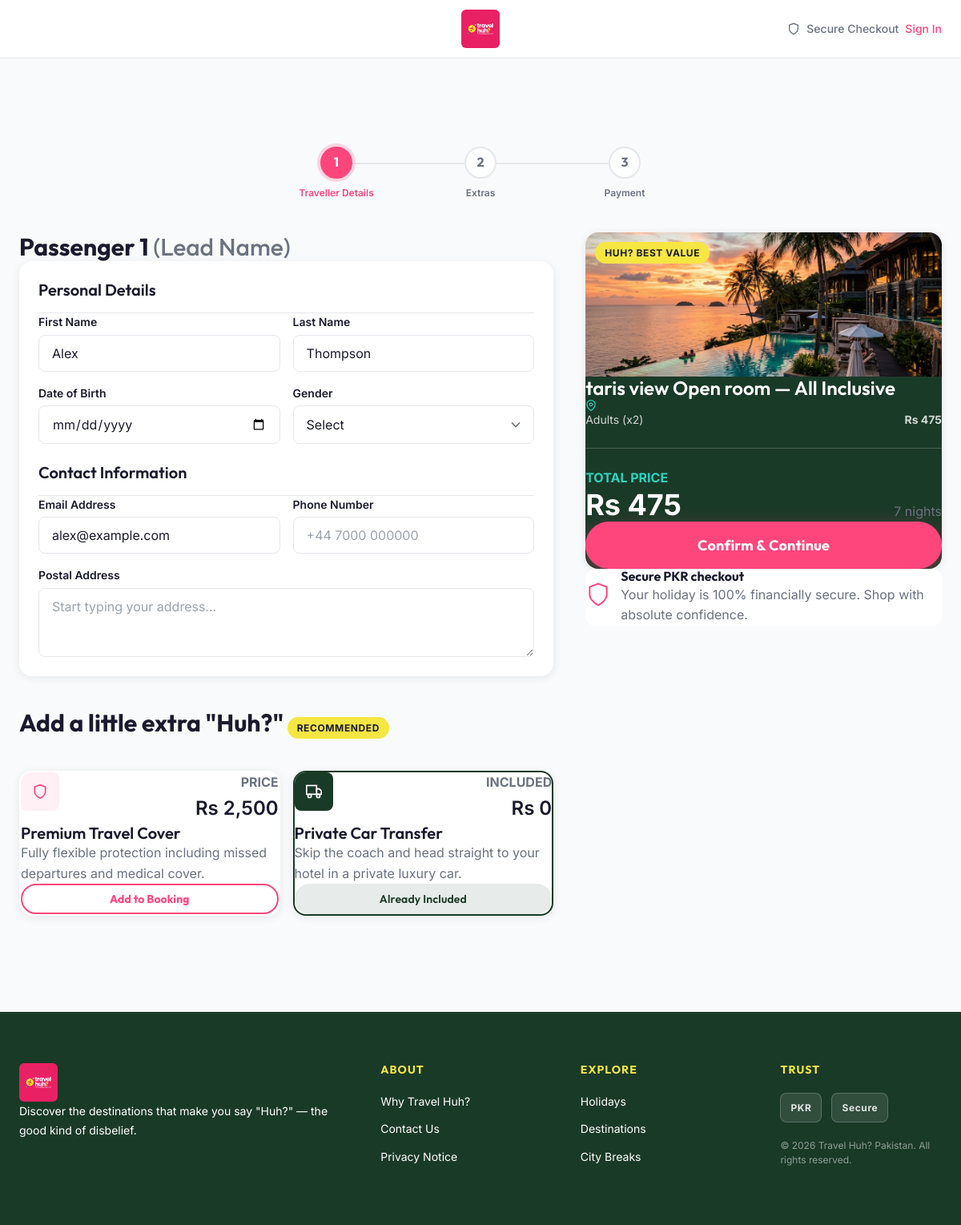
/checkout/?check_in=2026-07-15&check_out=2026-07-22&guests=2&room_id=4, run on the app's committed database.
### travel/models.py (models this page shows, shortened)
class PhotoMixin:
    def get_image_url(self):
        photo = getattr(self, 'photo', None)
        if photo:
            return photo.url
        legacy = getattr(self, 'image', '') or ''
        if legacy:
            return staticfiles_storage.url(legacy)
        return staticfiles_storage.url('images/hotel-room.jpg')
    @property
    def image_url(self):
        return self.get_image_url()

class Room(PhotoMixin, models.Model):
    BED_TYPES = [
        ('Single', 'Single/twin'),
        ('Double', 'Double'),
        ('King', 'King'),
        ('Queen', 'Queen'),
        ('Bunk', 'Bunk bed'),
    ]
    hotel = models.ForeignKey(Hotel, related_name='rooms', on_delete=models.CASCADE)
    name = models.CharField(max_length=160)
    image = models.CharField(max_length=255, blank=True)
    photo = models.ImageField(upload_to='rooms/', blank=True)
    board_basis = models.CharField(max_length=80)
    price_per_person = models.DecimalField(max_digits=8, decimal_places=2)
    max_guests = models.PositiveIntegerField(default=2)
    features = models.JSONField(default=list, blank=True)
    room_offers = models.JSONField(default=list, blank=True)
    room_amenities = models.JSONField(default=list, blank=True)
    bed_type = models.CharField(max_length=50, choices=BED_TYPES, default='Double')
    number_of_bedrooms = models.PositiveIntegerField(default=1)
    kids_stay_free = models.BooleanField(default=False)

class Hotel(PhotoMixin, models.Model):
    PROPERTY_TYPES = [
        ('Hotel', 'Hotel'),
        ('Guesthouse', 'Guesthouse/bed and breakfast'),
        ('Apartment', 'Entire homes & apartments'),
        ('Flat', 'Apartment/Flat'),
        ('Resort', 'Resort'),
        ('Hostel', 'Hostel'),
        ('Homestay', 'Homestay'),
        ('House', 'Entire House'),
        ('HolidayPark', 'Holiday park/caravan park'),
    ]
    name = models.CharField(max_length=160)
    slug = models.SlugField(unique=True)
    owner = models.ForeignKey(User, on_delete=models.CASCADE, related_name='hotels', null=True, blank=True)
    destination = models.ForeignKey(Destination, related_name='hotels', on_delete=models.PROTECT, null=True, blank=True)
    image = models.CharField(max_length=255, blank=True)
    photo = models.ImageField(upload_to='hotels/', blank=True)
    rating = models.DecimalField(max_digits=2, decimal_places=1, default=5.0)
    price_per_person = models.DecimalField(max_digits=8, decimal_places=2)
    board_basis = models.CharField(max_length=80)
    facilities = models.JSONField(default=list)
    latitude = models.DecimalField(max_digits=9, decimal_places=6, null=True, blank=True)
    longitude = models.DecimalField(max_digits=9, decimal_places=6, null=True, blank=True)
    property_type = models.CharField(max_length=50, choices=PROPERTY_TYPES, default='Hotel')
    payment_options = models.JSONField(default=list, blank=True)
    location_rating = models.DecimalField(max_digits=3, decimal_places=1, default=8.0)
    distance_to_center = models.DecimalField(max_digits=5, decimal_places=2, default=5.0, help_text="Distance to center in km")
    special_tags = models.JSONField(default=list, blank=True)

### travel/views.py (the view, shortened to what this page needs)
# urls.py: path('checkout/', views.checkout, name='checkout'),
def checkout(request):
    start_date, end_date = parse_stay(request.GET.get('check_in'), request.GET.get('check_out'))
    guests = parse_guests(request.GET.get('guests'))
    nights = stay_nights(start_date, end_date)
    room = Room.objects.select_related('hotel').filter(pk=request.GET.get('room_id')).first()
    room_total = (room.price_per_person * guests * nights) if room else None
    transport_id = request.GET.get('transport_id')
    transport_route = TransportRoute.objects.filter(pk=transport_id).first() if transport_id else None
    transport_total = (transport_route.price_per_person * guests) if transport_route else None
    return render(request, 'checkout.html', {
        'check_in': start_date.isoformat(),
        'check_out': end_date.isoformat(),
        'guests': guests,
        'nights': stay_nights(start_date, end_date),
        'room': room,
        'room_total': room_total,
        'transport_route': transport_route,
        'transport_total': transport_total,
        'cover_price': TRAVEL_COVER_PRICE,
    })

### templates/checkout.html (shortened to what this page needs)
<!DOCTYPE html>
{% load static %}
<html lang="en">
<head>
  <link rel="stylesheet" href="{% static 'css/style.css' %}">
  <link rel="stylesheet" href="{% static 'css/components.css' %}">
</head>
<body class="bg-light">
  <nav class="navbar" id="navbar">
    <div class="navbar__inner" style="justify-content: center;">
      <a href="{% url 'home' %}" class="navbar__logo">
        <img src="{% static 'logo.jpeg' %}" alt="Travel Huh? Logo" class="site-logo">
      </a>
      <div style="position: absolute; right: var(--space-6); display: flex; align-items: center; gap: var(--space-2); color: var(--color-text-muted); font-size: var(--text-sm); font-weight: 500;">
        <svg width="16" height="16" viewBox="0 0 24 24" fill="none" stroke="currentColor" stroke-width="2"><path d="M12 22s8-4 8-10V5l-8-3-8 3v7c0 6 8 10 8 10z"></path></svg> Secure Checkout
        {% if user.is_authenticated %}<a href="{% url 'logout' %}" class="text-pink">Sign Out</a>{% else %}<a href="{% url 'login' %}" class="text-pink">Sign In</a>{% endif %}
      </div>
    </div>
  </nav>
  <main class="page-wrapper" style="padding-bottom: 80px;">
    <div class="container section section--sm">
      <div class="checkout-stepper mb-10">
        <div class="steps">
          <div class="step active">
            <div class="step__circle">1</div>
            <div class="step__label">Traveller Details</div>
          </div>
          <div class="step">
            <div class="step__circle">2</div>
            <div class="step__label">Extras</div>
          </div>
          <div class="step">
            <div class="step__circle">3</div>
            <div class="step__label">Payment</div>
          </div>
        </div>
      </div>
      <form class="checkout-layout" id="checkout-form" method="post" action="{% url 'checkout' %}">
        <div class="checkout-main">
          <h2 class="heading-3 mb-6">Passenger 1 <span class="text-muted text-lg fw-medium">(Lead Name)</span></h2>
          <div class="card p-6 mb-8">
            <h3 class="heading-5 mb-4 border-bottom pb-4" style="border-bottom: 1px solid var(--color-border); padding-bottom: 1rem;">Personal Details</h3>
            <div class="form-grid mb-6">
              <div class="form-group">
                <label class="form-label" for="firstName">First Name</label>
                <input type="text" id="firstName" name="first_name" class="form-input" placeholder="e.g. Alex" value="Alex">
              </div>
              <div class="form-group">
                <label class="form-label" for="lastName">Last Name</label>
                <input type="text" id="lastName" name="last_name" class="form-input" placeholder="e.g. Thompson" value="Thompson">
              </div>
              <div class="form-group">
                <label class="form-label" for="dob">Date of Birth</label>
                <input type="date" id="dob" name="date_of_birth" class="form-input">
              </div>
              <div class="form-group">
                <label class="form-label" for="gender">Gender</label>
                <select id="gender" name="gender" class="form-select">
                  <option value="" disabled selected>Select</option>
                </select>
              </div>
            </div>
            <h3 class="heading-5 mb-4 mt-6 border-bottom pb-4" style="border-bottom: 1px solid var(--color-border); padding-bottom: 1rem;">Contact Information</h3>
            <div class="form-grid">
              <div class="form-group">
                <label class="form-label" for="email">Email Address</label>
                <input type="email" id="email" name="email" class="form-input" placeholder="alex@example.com" value="alex@example.com">
              </div>
              <div class="form-group">
                <label class="form-label" for="phone">Phone Number</label>
                <input type="tel" id="phone" name="phone" class="form-input" placeholder="+44 7000 000000">
              </div>
              <div class="form-group" style="grid-column: 1 / -1;">
                <label class="form-label" for="address">Postal Address</label>
                <textarea id="address" name="address" class="form-input" rows="3" placeholder="Start typing your address..."></textarea>
              </div>
            </div>
          </div>
          <div class="section-header mb-4 mt-10">
            <h2 class="heading-3" style="display: inline-block;">Add a little extra "Huh?"</h2>
            <span class="badge badge--yellow ml-2" style="vertical-align: middle;">Recommended</span>
          </div>
          <div class="extras-grid">
            <div class="card p-5 extra-card">
              <div class="extra-card__header mb-3">
                <div class="extra-card__icon bg-pink-light text-pink">
                  <svg width="20" height="20" viewBox="0 0 24 24" fill="none" stroke="currentColor" stroke-width="2"><path d="M12 22s8-4 8-10V5l-8-3-8 3v7c0 6 8 10 8 10z"></path></svg>
                </div>
                <div class="text-right">
                  <div class="text-xs text-muted fw-bold text-uppercase">PRICE</div>
                  <div class="heading-4 text-text">Rs 2,500</div>
                </div>
              </div>
              <h4 class="heading-5 mb-2">Premium Travel Cover</h4>
              <p class="text-sm text-muted mb-4">Fully flexible protection including missed departures and medical cover.</p>
              <button class="btn btn--outline btn--sm w-100" type="button" id="btn-add-cover">Add to Booking</button>
            </div>
            <div class="card p-5 extra-card extra-card--included border-green">
              <div class="extra-card__header mb-3">
                <div class="extra-card__icon bg-green text-white">
                  <svg width="20" height="20" viewBox="0 0 24 24" fill="none" stroke="currentColor" stroke-width="2"><rect x="1" y="3" width="15" height="13"></rect><polygon points="16 8 20 8 23 11 23 16 16 16 16 8"></polygon><circle cx="5.5" cy="18.5" r="2.5"></circle><circle cx="18.5" cy="18.5" r="2.5"></circle></svg>
                </div>
                <div class="text-right">
                  <div class="text-xs text-muted fw-bold text-uppercase">INCLUDED</div>
                  <div class="heading-4 text-text">Rs 0</div>
                </div>
              </div>
              <h4 class="heading-5 mb-2">Private Car Transfer</h4>
              <p class="text-sm text-muted mb-4">Skip the coach and head straight to your hotel in a private luxury car.</p>
              <button class="btn btn--ghost btn--sm w-100" disabled style="color: var(--color-green); font-weight: 600; background: rgba(26,58,40,0.1); border-color: transparent;">Already Included</button>
            </div>
          </div>
        </div>
        <aside class="checkout-sidebar">
          <div class="summary-card card">
            <div class="summary-card__header">
              <span class="badge badge--yellow" style="position: absolute; top: 12px; left: 12px; z-index: 2;">HUH? BEST VALUE</span>
              <img src="{% if room %}{{ room.hotel.image_url }}{% else %}{% static 'images/dest-maldives.jpg' %}{% endif %}" alt="{% if room %}{{ room.hotel.name }}{% else %}Holiday summary{% endif %}" class="summary-card__img">
            </div>
            <div class="summary-card__body p-5 bg-green text-white">
              <h3 class="heading-4 mb-2 text-white" id="checkout-hotel-name">{% if room %}{{ room.name }} — {{ room.board_basis }}{% else %}Choose a northern Pakistan stay{% endif %}</h3>
              <div class="text-sm text-cyan mb-6 d-flex align-items-center gap-1">
                <svg width="14" height="14" viewBox="0 0 24 24" fill="none" stroke="currentColor" stroke-width="2"><path d="M21 10c0 7-9 13-9 13s-9-6-9-13a9 9 0 0 1 18 0z"></path><circle cx="12" cy="10" r="3"></circle></svg>
              </div>
              <div class="summary-list">
                <div class="summary-list__item">
                  <span id="checkout-adults-label">Adults (x{{ guests }})</span>
                  <span class="fw-bold" id="checkout-room-total">{% if room_total %}Rs {{ room_total|floatformat:0 }}{% else %}—{% endif %}</span>
                </div>
              </div>
              <div class="divider" style="background: rgba(255,255,255,0.2);"></div>
                <div class="summary-total d-flex justify-content-between align-items-end mb-6">
                <div>
                  <div class="text-xs text-uppercase fw-bold text-cyan mb-1">TOTAL PRICE</div>
                  <div class="heading-2 text-white" id="total-price"
                       data-room-total="{% if room_total %}{{ room_total }}{% else %}0{% endif %}"
                       data-transport-total="{% if transport_total %}{{ transport_total }}{% else %}0{% endif %}"
                       data-cover-price="{{ cover_price }}">
                  </div>
                </div>
                <div class="text-xs text-muted">{{ nights }} night{{ nights|pluralize }}</div>
              </div>
              <button class="btn btn--primary w-100" id="confirm-booking" type="button" style="font-size: var(--text-lg); padding: 1rem;">Confirm & Continue</button>
            </div>
          </div>
          <div class="trust-box bg-white border border-border p-4 rounded-lg mt-4 d-flex align-items-center gap-3">
            <div class="text-pink">
              <svg width="32" height="32" viewBox="0 0 24 24" fill="none" stroke="currentColor" stroke-width="1.5"><path d="M12 22s8-4 8-10V5l-8-3-8 3v7c0 6 8 10 8 10z"></path></svg>
            </div>
            <div>
              <h4 class="text-sm fw-bold">Secure PKR checkout</h4>
              <p class="text-xs text-muted">Your holiday is 100% financially secure. Shop with absolute confidence.</p>
            </div>
          </div>
        </aside>
      </form>
    </div>
  </main>
  <footer class="footer">
    <div class="container">
      <div class="footer__grid">
        <div class="footer__brand">
          <a href="{% url 'home' %}" class="footer__brand-logo">
            <img src="{% static 'logo.jpeg' %}" alt="Travel Huh? Logo" class="site-logo">
          </a>
          <p class="footer__brand-tagline">Discover the destinations that make you say "Huh?" — the good kind of disbelief.</p>
        </div>
        <div>
          <h4 class="footer__col-title">About</h4>
          <ul class="footer__links">
            <li><a href="#" class="footer__link">Why Travel Huh?</a></li>
            <li><a href="#" class="footer__link">Contact Us</a></li>
            <li><a href="#" class="footer__link">Privacy Notice</a></li>
          </ul>
        </div>
        <div>
          <h4 class="footer__col-title">Explore</h4>
          <ul class="footer__links">
            <li><a href="#" class="footer__link">Holidays</a></li>
            <li><a href="#" class="footer__link">Destinations</a></li>
            <li><a href="#" class="footer__link">City Breaks</a></li>
          </ul>
        </div>
        <div>
          <h4 class="footer__col-title">Trust</h4>
          <div class="footer__trust-badges">
            <span class="footer__trust-badge">PKR</span>
            <span class="footer__trust-badge">Secure</span>
          </div>
          <p style="font-size: var(--text-xs); color: rgba(255,255,255,0.5); line-height: 1.5;">© 2026 Travel Huh? Pakistan. All rights reserved.</p>
        </div>
      </div>
    </div>
  </footer>
</body>
</html>

### data on the page
Room: hotel.image_url (picture), name "taris view Open room", board_basis "All Inclusive"

### other printed values
{{ guests }} "2"
{{ room_total|floatformat:0 }} "475"
{{ nights }} "7"
